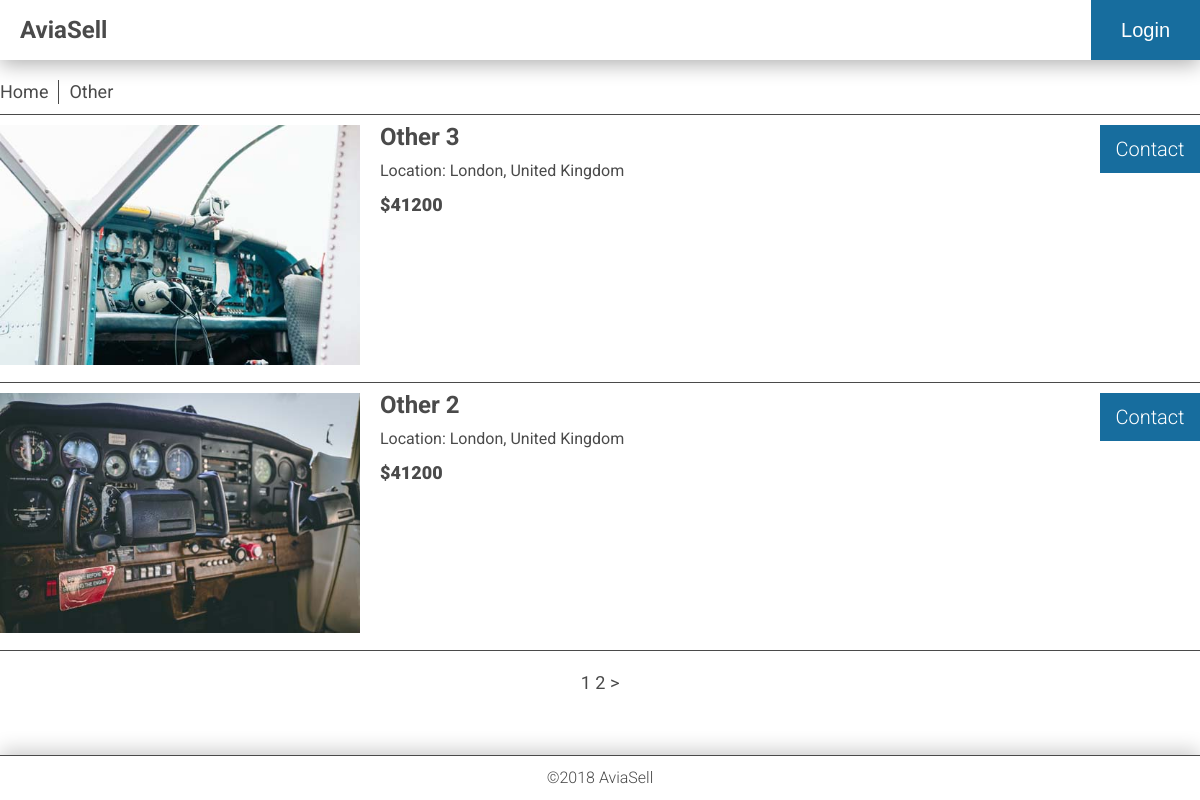
/category/other/1, run on an earlier commit of the app's database.
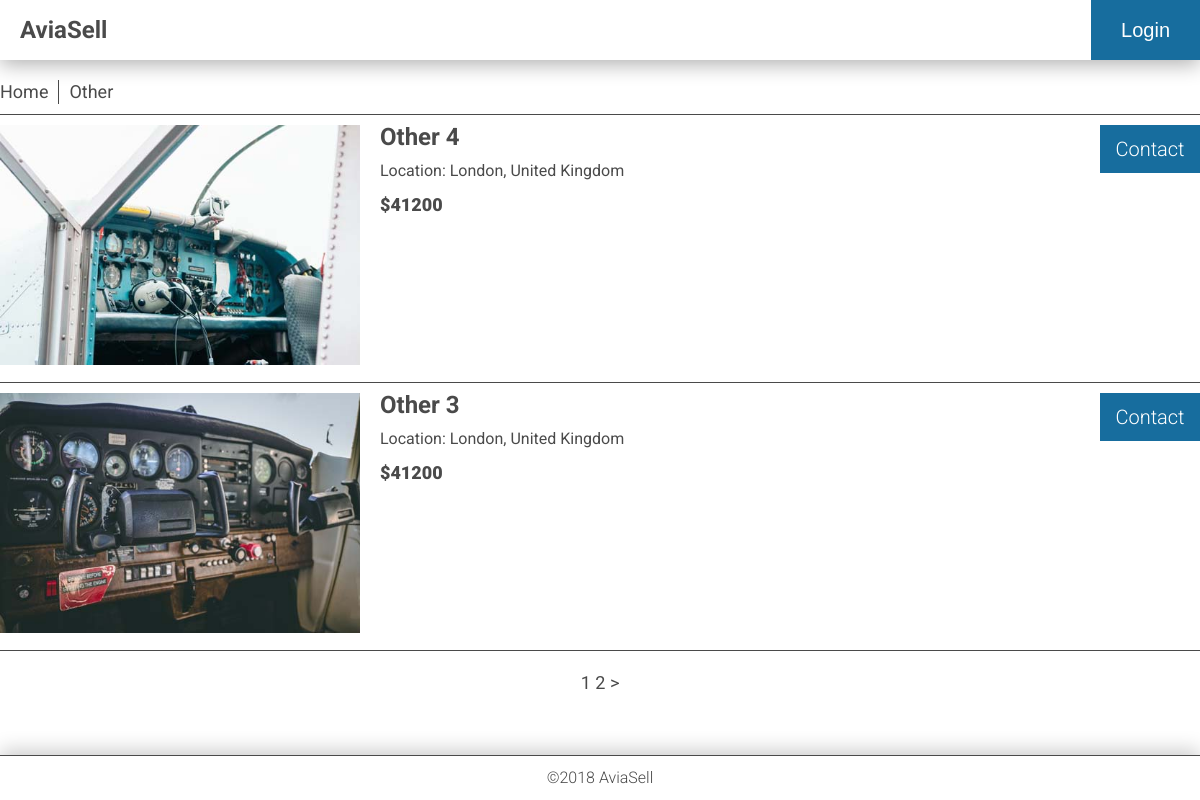
And on a later commit of the database.
### app/database_setup.py (models this page shows, shortened)
class User(Base):
    __tablename__ = 'user'
    id = Column(Integer, primary_key=True)
    name = Column(String(250), nullable=False)
    email = Column(String(250), nullable=False)
    picture = Column(String(250))

class CategoryItem(Base):
    __tablename__ = 'category_item'
    id = Column(Integer, primary_key=True)
    title = Column(String(80), nullable=False)
    description = Column(Text(), nullable=False)
    location = Column(String(250), nullable=False)
    picture = Column(String(250), nullable=False)
    price = Column(String(32), nullable=False)
    created_date = Column(DateTime, default=datetime.datetime.utcnow)
    category_id = Column(Integer, ForeignKey('category.id'))
    category = relationship(Category)
    user_id = Column(Integer, ForeignKey('user.id'))
    user = relationship(User)

### app/views/category.py (the view)
@webapp.route('/category/<string:category_slug>/<int:page>')
def getCategoryPage(category_slug, page):
    category = CategoryModel.getCategory(category_slug)
    if category:
        limitPerPage = 2
        pageCount = math.ceil(ItemModel.itemsInCatCount(category.id) / limitPerPage)
        result = []
        items = ItemModel.getItemPage(category.id, page, limitPerPage)
        for item in items:
          result.append((item, UserModel.getUserEmail(item.user_id)))
        return render_template('category.html',
                               category_slug=category.slug,
                               items=result,
                               category_name=category.name,
                               pages=pageCount,
                               current_page=page)
    else:
        return render_template('404.html'), 404

### app/models/category.py (called while the page is built)
    def getCategory(categorySlug):
        result = session.query(Category).filter_by(slug=categorySlug).first()
        return result

### app/models/item.py (called while the page is built)
    def getItemPage(category_id, offset, limit):
        if offset == 1:
            offset = 0
        else:
            offset = (offset - 1) * limit
        result = session.query(CategoryItem)\
            .filter_by(category_id = category_id)\
            .order_by(CategoryItem.created_date.desc())\
            .offset(offset)\
            .limit(limit)\
            .all()
        return result

    def itemsInCatCount(category_id):
        result = session.query(CategoryItem).filter_by(category_id = category_id).count()
        return result

### app/models/user.py (called while the page is built)
    def getUserEmail(uid):
        result = session.query(User).filter_by(id=uid).one()
        return result.email

### app/templates/category.html (shortened to what this page needs)
{% extends "base.html" %}
{% block content %}
  <div class="container">
    <nav>
      <ul>
        <li>
          <a href="{{ url_for('mainIndex') }}">
            Home
          </a>
        </li>
        <li>{{category_name}}</li>
      </ul>
    </nav>
    <ul class="itemsList">
      {% for item, email in items %}
      <li class="item">
        <a href="{{ url_for('readItem', category_slug = category_slug, item_id = item.id, item_name = item.title) }}">
          {% if item.picture %}
            <img src="{{ url_for('uploaded_file', filename = item.picture) }}" alt="{{ item.title }}"></a>
          {% else %}
            <img src="{{ url_for('static', filename='images/not-available.svg') }}" alt="Picture is not available"></a>
          {% endif %}
        <div class="itemInfo">
          <h2>
            <a href="{{ url_for('readItem', category_slug = category_slug, item_id = item.id, item_name = item.title) }}">
              {{ item.title }}
            </a>
          </h2>
          <div class="location">
            Location: {{ item.location }}
          </div>
          <div class="price">
            {{ item.price }}
          </div>
        </div>
        <div class="buttons">
          <div class="button buy">
            <a href="mailto:{{ email }}">
              Contact
            </a>
          </div>
        </div>
      </li>
      {% endfor %}
    </ul>
    <div class="pagination">
      {% for i in range(1, (pages+1)) %}
        {% if current_page == i %}
          {{i}}
        {% else %}
        <a href="{{ url_for('getCategoryPage', category_slug = category_slug, page = i) }}">
          {{i}}
        </a>
        {% endif %}
      {% endfor %}
      {% if current_page < pages %}
        <a href="{{ url_for('getCategoryPage', category_slug = category_slug, page = current_page+1) }}">
          &gt;
        </a>
      {% endif %}
    </div>
  </div>
{% endblock %}

What changed in the data, as far as the page shows it:
changed through a linked row, User "Other 3": title "Other 3" → "Other 4"; title "Other 2" → "Other 3"
